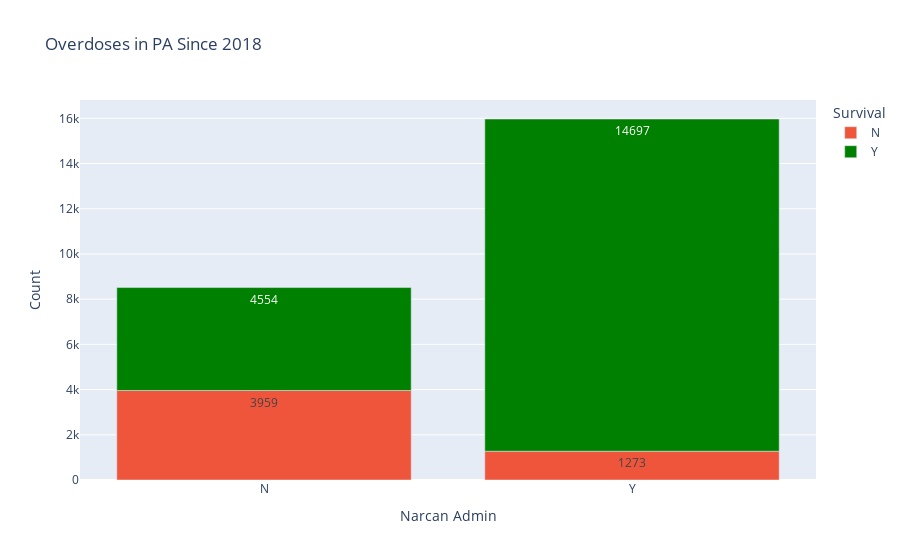

Notebook source saved alongside this figure:
### Code cell
import plotly.express as px
fig = px.bar(df_year_narcan3, x="NALOXONE_ADMINISTERED", y="COUNT", color = 'SURVIVE',
             color_discrete_map={
                "N": '#EF553B',
                "Y": "green"}, 
             #relabel
             labels=dict(SURVIVE="Survival", NALOXONE_ADMINISTERED = 'Narcan Admin', COUNT='Count'),
             #labels on bars
             text = 'COUNT',
             title='Overdoses in PA Since 2018')
fig.show()

### Figure 1 — Plotly figure (JSON) as saved in the notebook; plotly's stock layout.template omitted (floating-point values rounded to 4 significant figures)
{"data": [{"alignmentgroup": "True", "hovertemplate": "Survival=N<br>Narcan Admin=%{x}<br>Count=%{text}<extra></extra>", "legendgroup": "N", "marker": {"color": "#EF553B"}, "name": "N", "offsetgroup": "N", "orientation": "v", "showlegend": true, "text": [3959, 1273], "textposition": "auto", "type": "bar", "x": ["N", "Y"], "xaxis": "x", "y": [3959, 1273], "yaxis": "y"}, {"alignmentgroup": "True", "hovertemplate": "Survival=Y<br>Narcan Admin=%{x}<br>Count=%{text}<extra></extra>", "legendgroup": "Y", "marker": {"color": "green"}, "name": "Y", "offsetgroup": "Y", "orientation": "v", "showlegend": true, "text": [4554, 14697], "textposition": "auto", "type": "bar", "x": ["N", "Y"], "xaxis": "x", "y": [4554, 14697], "yaxis": "y"}], "layout": {"barmode": "relative", "legend": {"title": {"text": "Survival"}, "tracegroupgap": 0}, "title": {"text": "Overdoses in PA Since 2018"}, "xaxis": {"anchor": "y", "domain": [0, 1], "title": {"text": "Narcan Admin"}}, "yaxis": {"anchor": "x", "domain": [0, 1], "title": {"text": "Count"}}}}
